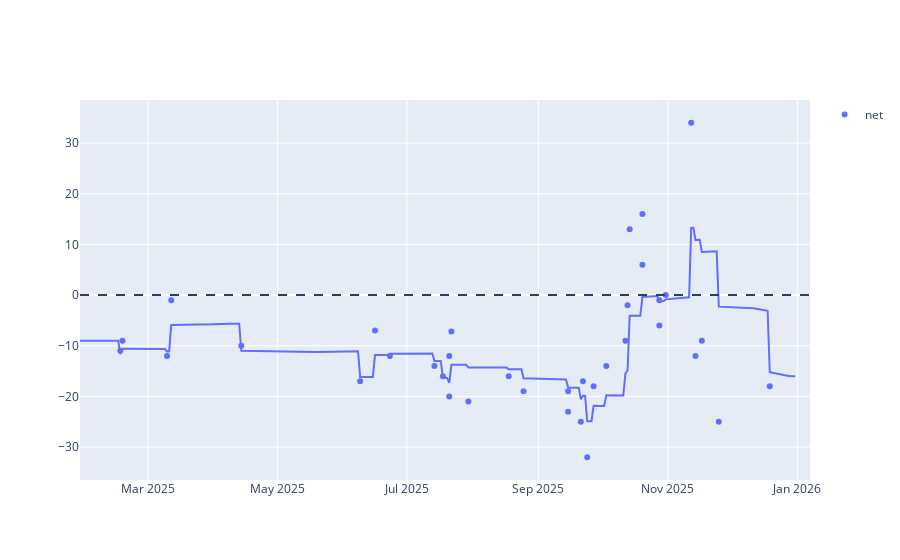

Notebook code for this chart:
### Code cell
line = px.line(x=approval_avg_pali['Date'], y=approval_avg_pali['approve_mean'] - approval_avg_pali['disapprove_mean'])
scatter = px.scatter(polls_df_pali[polls_df_pali['end_date'] >= pd.to_datetime('2025-01-24')], x='end_date', y=['net'])
fig = go.Figure(data=line.data + scatter.data)
fig.add_hline(y=0, line_dash='dash')
fig.show()

### Figure 1 — Plotly figure (JSON) as saved in the notebook; plotly's stock layout.template omitted (floating-point values rounded to 4 significant figures; data arrays with more than 128 entries replaced by an {"elided": "..."} marker saying what was removed)
{"data": [{"hovertemplate": "x=%{x}<br>y=%{y}<extra></extra>", "legendgroup": "", "line": {"color": "#636efa", "dash": "solid"}, "marker": {"symbol": "circle"}, "mode": "lines", "name": "", "orientation": "v", "showlegend": false, "type": "scatter", "x": {"elided": "338 str values"}, "xaxis": "x", "y": {"elided": "338 float values"}, "yaxis": "y"}, {"hovertemplate": "variable=net<br>end_date=%{x}<br>value=%{y}<extra></extra>", "legendgroup": "net", "marker": {"color": "#636efa", "symbol": "circle"}, "mode": "markers", "name": "net", "orientation": "v", "showlegend": true, "type": "scatter", "x": ["2025-06-16T00:00:00.000000000", "2025-08-18T00:00:00.000000000", "2025-09-22T00:00:00.000000000", "2025-10-03T00:00:00.000000000", "2025-10-31T00:00:00.000000000", "2025-11-17T00:00:00.000000000", "2025-06-23T00:00:00.000000000", "2025-09-15T00:00:00.000000000", "2025-10-28T00:00:00.000000000", "2025-07-18T00:00:00.000000000", "2025-03-12T00:00:00.000000000", "2025-04-14T00:00:00.000000000", "2025-12-19T00:00:00.000000000", "2025-07-14T00:00:00.000000000", "2025-02-17T00:00:00.000000000", "2025-03-10T00:00:00.000000000", "2025-06-09T00:00:00.000000000", "2025-08-25T00:00:00.000000000", "2025-09-21T00:00:00.000000000", "2025-10-20T00:00:00.000000000", "2025-10-20T00:00:00.000000000", "2025-09-15T00:00:00.000000000", "2025-10-13T00:00:00.000000000", "2025-07-21T00:00:00.000000000", "2025-11-14T00:00:00.000000000", "2025-07-21T00:00:00.000000000", "2025-02-16T00:00:00.000000000", "2025-11-25T00:00:00.000000000", "2025-09-24T00:00:00.000000000", "2025-11-12T00:00:00.000000000", "2025-10-12T00:00:00.000000000", "2025-10-28T00:00:00.000000000", "2025-07-22T00:00:00.000000000", "2025-10-14T00:00:00.000000000", "2025-07-30T00:00:00.000000000", "2025-09-27T00:00:00.000000000"], "xaxis": "x", "y": [-7.0, -16.0, -17.0, -14.0, 0.0, -9.0, -12.0, -19.0, -6.0, -16.0, -1.0, -10.0, -18.0, -14.0, -9.0, -12.0, -17.0, -19.0, -25.0, 6.0, 16.0, -23.0, -2.0, -12.0, -12.0, -20.0, -11.0, -25.0, -32.0, 34.0, -9.0, -1.0, -7.2, 13.0, -21.0, -18.0], "yaxis": "y"}], "layout": {"shapes": [{"line": {"dash": "dash"}, "type": "line", "x0": 0, "x1": 1, "xref": "x domain", "y0": 0, "y1": 0, "yref": "y"}]}}
